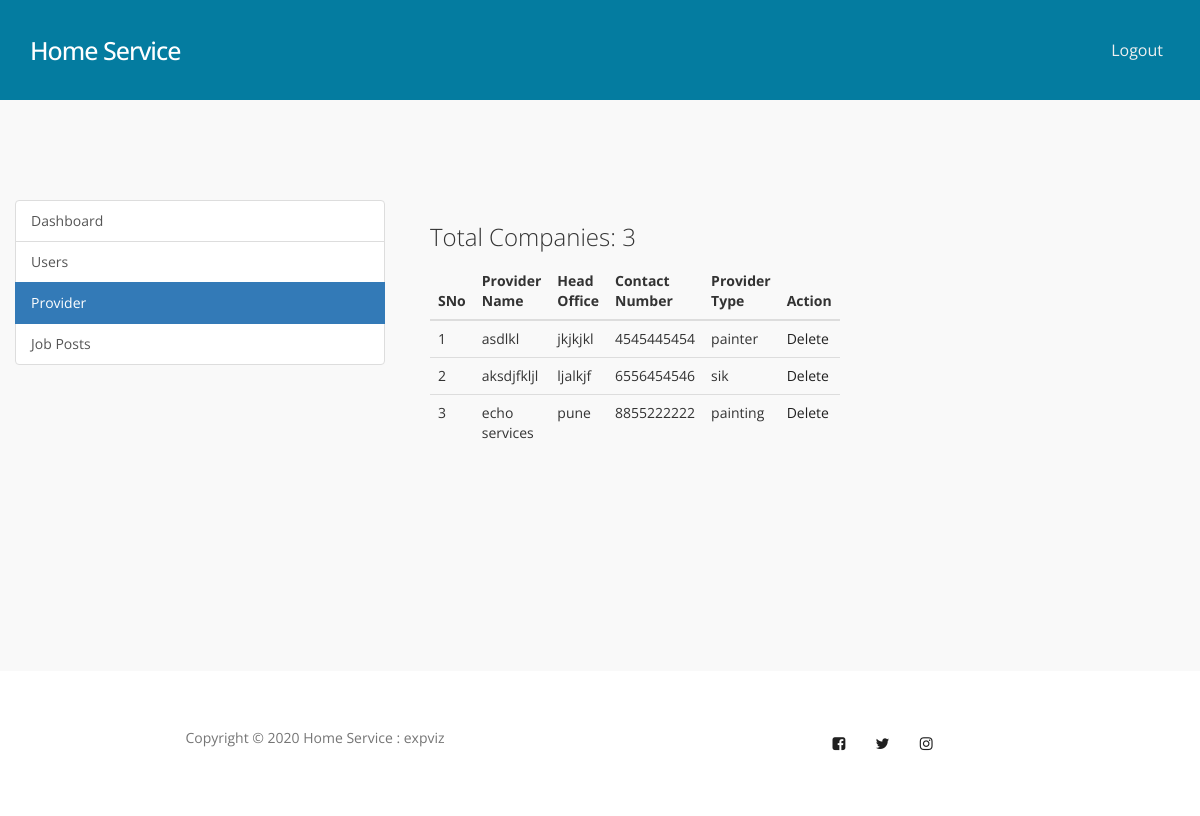
/admin/company.php (signed in), run on the app's committed database.
### tables this page shows
CREATE TABLE `company` (
  `id_company` int(11) NOT NULL,
  `companyname` varchar(255) NOT NULL,
  `headofficecity` varchar(255) NOT NULL,
  `country` varchar(255) NOT NULL,
  `state` varchar(255) NOT NULL,
  `city` varchar(255) NOT NULL,
  `contactno` varchar(255) NOT NULL,
  `website` varchar(255) NOT NULL,
  `companytype` varchar(255) NOT NULL,
  `email` varchar(255) NOT NULL,
  `password` varchar(255) NOT NULL,
  `createdAt` timestamp NOT NULL DEFAULT CURRENT_TIMESTAMP,
  `active` int(11) NOT NULL DEFAULT '2'
);

### admin/company.php (the view, shortened to what this page needs)
<?php
require_once("../db.php");
?>
<!DOCTYPE html>
<html lang="en">
<head>
     <link rel="stylesheet" href="../css/bootstrap.min.css">
     <link rel="stylesheet" href="../css/owl.carousel.css">
     <link rel="stylesheet" href="../css/owl.theme.default.min.css">
     <link rel="stylesheet" href="../css/font-awesome.min.css">
     <link rel="stylesheet" href="../css/tooplate-style.css">
</head>
<body>
     <section id="vish" class="navbar custom-navbar navbar-fixed-top" role="navigation">
          <div class="container">
               <div class="navbar-header">
                    <a href="index.php" class="navbar-brand">Home Service</a>
               </div>
          <div class="collapse navbar-collapse" id="bs-example-navbar-collapse-1">
            <ul class="nav navbar-nav navbar-right">
              <li><a href="../logout.php">Logout</a></li>
            </ul>
          </div>
          </div>
     </section>
     <section>
     <section>
    <div class="container-fluid">
      <div class="row">
        <div class="col-md-4">
          <div class="list-group">
            <a href="dashboard.php" class="list-group-item">Dashboard</a>
            <a href="user.php" class="list-group-item">Users</a>
            <a href="company.php" class="list-group-item active">Provider</a>
            <a href="job-posts.php" class="list-group-item">Job Posts</a>
          </div>
        </div>
        <div class="col-md-6">
          <div class="col-md-6">
        <?php
          $sql = "SELECT * FROM company  WHERE active='1'";
          $result = $conn->query($sql);
          if($result->num_rows > 0) {
            echo '<h3>Total Companies: ' . $result->num_rows . '</h3>';
          }
        ?>
          <table class="table">
            <thead>
              <th>SNo</th>
              <th>Provider Name</th>
              <th>Head Office</th>
              <th>Contact Number</th>
              <th>Provider Type</th>
              <th>Action</th>
            </thead>
            <tbody>
              <?php
                $sql = "SELECT * FROM company WHERE active='1'";
                $result = $conn->query($sql);
                if($result->num_rows > 0) {
                  $i = 0;
                  while($row = $result->fetch_assoc()) {
                    ?>
                      <tr>
                        <td><?php echo ++$i; ?></td>
                        <td><?php echo $row['companyname']; ?></td>
                        <td><?php echo $row['headofficecity']; ?></td>
                        <td><?php echo $row['contactno']; ?></td>
                        <td><?php echo $row['companytype']; ?></td>
                        <td><a href="delete-company.php?id=<?php echo $row['id_company']; ?>">Delete</a></td>
                      </tr>
                    <?php
                  }
                }
              ?>
            </tbody>
          </table>
        </div>
      </div>
    </div>
    </section> </section>
    <footer id="footer" data-stellar-background-ratio="0.5">
          <div class="container">
               <div class="row">
                    <div class="copyright-text col-md-12 col-sm-12">
                         <div class="col-md-6 col-sm-6">
                              <p>Copyright &copy; 2020 Home Service : expviz</p>
                         </div>
                         <div class="col-md-6 col-sm-6">
                              <ul class="social-icon">
                                   <li><a href="#" class="fa fa-facebook-square" attr="facebook icon"></a></li>
                                   <li><a href="#" class="fa fa-twitter"></a></li>
                                   <li><a href="#" class="fa fa-instagram"></a></li>
                              </ul>
                         </div>
                    </div>
               </div>
          </div>
     </footer>
</body>
</html>

### css/tooplate-style.css (style rules this page uses)
body { font-family: 'Open Sans', sans-serif; overflow-x: hidden; background: #f9f9f9; }
#vish { background: #047ca0; }
h1,h2,h3,h4,h5,h6 { font-weight: 300; line-height: normal; }
p { color: #757575; font-size: 14px; font-weight: normal; line-height: 24px; }
html { -webkit-font-smoothing: antialiased; }
a { color: #202020; text-decoration: none !important; }
a, input, button, .form-control { -webkit-transition: 0.5s; transition: 0.5s; }
section { position: relative; padding: 100px 0; }
#contact, footer { background: #ffffff; text-align: center; }
.custom-navbar { border: none; margin-bottom: 0; padding: 25px 0; }
.custom-navbar .navbar-brand { color: #ffffff; font-size: 25px; font-weight: 500; letter-spacing: -1px; }
.custom-navbar .navbar-nav { margin-left: 6em; }
.custom-navbar .nav li a { font-size: 16px; font-weight: normal; color: #f0f0f0; padding-right: 22px; padding-left: 22px; }
@media (min-width:768px) { .custom-navbar { border-bottom: 0; background: 0 0; } }
#footer { padding-bottom: 50px; padding-top: 50px; }
.copyright-text p { margin: 5px; }
.social-icon { position: relative; padding: 0; margin: 0; }
.social-icon li { display: inline-block; list-style: none; }
.social-icon li a { border-radius: 50px; color: #202020; font-size: 15px; width: 35px; height: 35px; line-height: 35px; text-decoration: none; text-align: center; position: relative; margin: 5px 5px 5px 0; }
@media only screen and (max-width: 1200px) { .custom-navbar .navbar-nav { margin-left: 3em; } }

### data on the page
company: companyname "asdlkl", headofficecity "jkjkjkl", contactno "4545445454", companytype "painter"
company: companyname "aksdjfkljl", headofficecity "ljalkjf", contactno "6556454546", companytype "sik"
company: companyname "echo services", headofficecity "pune", contactno "8855222222", companytype "painting"

### other printed values
$result->num_rows "3"
